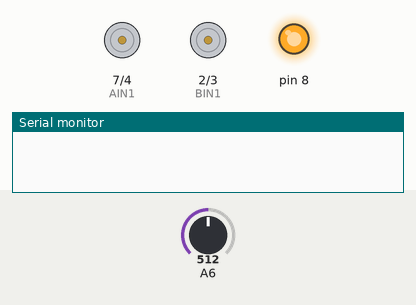
A sketch run on a simulated Arduino Nano, built with avr-gcc and run on an emulated ATmega328P. Parts: motor-driver pin pairs drawn as motors (green arrow = first pin HIGH = forward, orange = second pin HIGH = backward, longer = more drive, scaled by the enable pin), output pins drawn as LEDs (lit = HIGH), the last lines printed to the serial monitor. Inputs (shaded band) come from the test bench; at power-on: A6 = 512.

Above: at 0.01 s.
At 1.2 s:
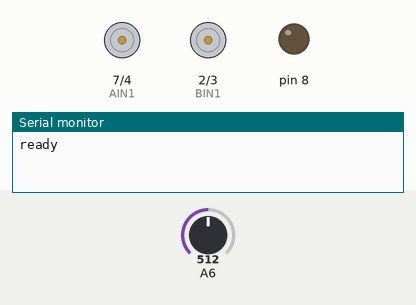
1.3 s: A6 set to 988
3.0 s: A6 set to 1007
At 4.1 s:
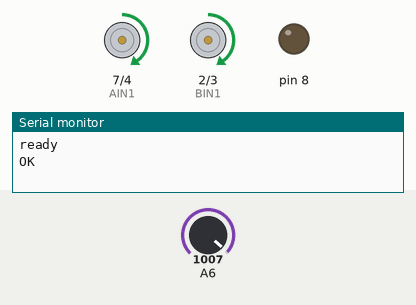
Timing chart, 0 to 6.0 s (numbered marks = the images above; inputs shaded):
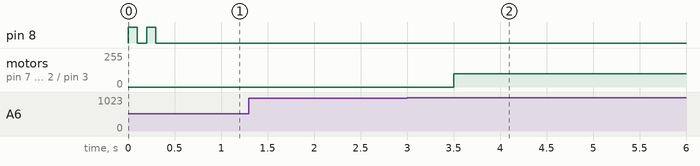

Measured:
- the behaviour switches between 999 and 1000 on A6 (found by bisection; images 1 and 2)
- after the input at 1.3 s, every drawn part: stays the same
- after the input at 3.0 s, motor on pin 7 (AIN1) / pin 4 (AIN2), motor on pin 2 (BIN1) / pin 3 (BIN2): stopped → forward 100/255 after 0.50 s

The sketch:

Robot_nanoBlack_phong.ino
```cpp
#include <Adafruit_MCP3008.h>


#define NUM_SENSORS 8  //จำนวนเซนเซอร์
int F[NUM_SENSORS];
int REF[NUM_SENSORS];
int LastError;
int x = 0;
int sensor = 0;

Adafruit_MCP3008 adc;
//PHONG
// int MaxValue[NUM_SENSORS] = { 47, 44, 42, 43, 45, 45, 45, 46 };
// int MinValue[NUM_SENSORS] = { 883, 882, 830, 763, 866, 867, 864, 878 };
//EDDY
// int MaxValue[NUM_SENSORS] = { 493, 419, 606, 545, 627, 472, 525, 501 };
// int MinValue[NUM_SENSORS] = { 966, 955, 979, 968, 981, 970, 967, 954 };
int MaxValue[NUM_SENSORS] = { 358, 236, 52, 385, 501, 52, 229, 235 };
int MinValue[NUM_SENSORS] = { 931, 920, 621, 939, 962, 687, 927, 927 };
void setup() {
  Serial.begin(9600);
  PHONG_begin();

  digitalWrite(8, HIGH);
  delay(100);
  digitalWrite(8, LOW);
  delay(100);
  digitalWrite(8, HIGH);
  delay(100);
  digitalWrite(8, LOW);
  delay(100);
  Serial.println("ready");
  OK();
  Serial.println("OK");
  AutoRef();
  delay(500);
  // SerialF();
  // SerialCalibrate();
  // ShowCalibrate();

  // TrackTime(baseSpeed, Kp(ปรับขึ้นทีละ 0.01), Kd(ปรับขึ้นทีละ 0.1), delay(milli second))
  // r = right
  // l = left
  // p = pass
  // s = stop

  // pong();
  // eddy();

  // TrackCross(100, 0.045, 0.85, 'l');
  // TrackCross(100, 0.045, 0.85, 'l');
  // TrackCross(100, 0.045, 0.85, 'l');
  // TrackTime(120, 0.04, 0.8, 1300);
  // TrackTime(130, 0.04, 0.8, 1300);

  // TrackCross(100, 0.04, 0.55, 'l');
  // TrackCross(100, 0.04, 0.55, 'l');
  // TrackCross(100, 0.04, 0.55, 'l');
  // TrackTime(120, 0.06, 0.7, 1200);
  // TrackTime(140, 0.06, 0.7, 1000);
  // TrackTime(120, 0.065, 0.7, 3000);
  // TrackTime(100, 0.04, 0.7, 1500);

  // TrackTime(60, 0.04, 0.6, 500);
  // TrackCross(80, 0.04, 0.55, 'l');
  // TrackCross(80, 0.045, 0.55, 'l');
  // TrackCross(80, 0.04, 0.55, 'l');
  // TrackTime(100, 0.35, 0.7, 1000);
  // TrackCross(80, 0.04, 0.55, 'l');
  // TrackCross(80, 0.04, 0.55, 'l');
  // TrackCross(80, 0.04, 0.55, 'l');
  // TrackCross(120, 0.06, 0.9, 'r');
  // TrackCross(150, 0.06, 0.9, 'l');
  // TrackCross(150, 0.06, 0.9, 'p');
  // TrackCross(150, 0.06, 0.9, 'l');
  // TrackCross(110, 0.09, 0.9, 'l');
  // TrackCross(210, 0.06, 0.9, 'l');
  // TrackCross(220, 0.06, 0.9, 'l');

  // TrackTime(100, 0.035, 0.6, 500);
  // eyel(120, 0.045, 0.6, 'l');


}

void loop() {
  // TrackTime(120, 0.065, 0.7, 10000);
  // MotorStop();
  // TrackTime(110, 0.055, 0.7, 100000);
  Motor(100, 100);
}
```

MotorControl.ino
```cpp
// #define PWMA 5
// #define AIN1 2
// #define AIN2 3

// #define PWMB 6
// #define BIN1 4
// #define BIN2 7
#define PWMA 5
// #define AIN1 3
#define AIN1 7
// #define AIN2 2
#define AIN2 4

#define PWMB 6
// #define BIN1 7
#define BIN1 2
// #define BIN2 4
#define BIN2 3


int maxspeed = 255;

void Motor1(int speedmotor1) {  // Control Motor 1
  bool dir1 = (speedmotor1 >= 0 ? true : false);
  speedmotor1 = abs(speedmotor1);
  if (speedmotor1 > maxspeed) {
    speedmotor1 = maxspeed;
  }
  digitalWrite(AIN1, dir1);
  digitalWrite(AIN2, !dir1);
  analogWrite(PWMA, speedmotor1);
}

void Motor2(int speedmotor2) {  // Control Motor 2
  bool dir2 = (speedmotor2 >= 0 ? true : false);
  speedmotor2 = abs(speedmotor2);
  if (speedmotor2 > maxspeed) {
    speedmotor2 = maxspeed;
  }
  digitalWrite(BIN1, dir2);
  digitalWrite(BIN2, !dir2);
  analogWrite(PWMB, speedmotor2);
}

void Motor(int LeftSpd, int RightSpd) {
  Motor1(LeftSpd);
  Motor2(RightSpd);
}

void MotorStop() {
  analogWrite(PWMA, 0);
  analogWrite(PWMB, 0);
  delay(10);
}
```

PID.ino
```cpp
int readPosition(int Track, int noise) { //อ่านค่า Position
  unsigned char i, online = 0;
  unsigned long avg = 0;
  unsigned int sum = 0;
  static int last_value = 0;
  ReadCalibrate();
  for (i = 0; i < NUM_SENSORS; i++) {
    int values = F[i];
    if (values > Track) {
      online = 1;
    }
    if (values > noise) {
      avg += (long)(values) * (i * 1000);
      sum += values;
    }
  }
  if (!online) {
    if (last_value < (NUM_SENSORS - 1) * 1000 / 2) {
      return 0;
    } else {
      return (NUM_SENSORS - 1) * 1000;
    }
  }
  last_value = avg / sum;
  return last_value;
}

void PID(int Speed, float Kp, float Kd) {  // คำสั่ง PID
  int Pos = readPosition(250, 50);
  int Error = Pos - 3500;
  int PID_Value = (Kp * Error) + (Kd * (Error - LastError));
  LastError = Error;
  int LeftPower = Speed + PID_Value;
  int RightPower = Speed - PID_Value;
  if (LeftPower > 255) LeftPower = 255;
  if (LeftPower < 0) LeftPower = -100;
  if (RightPower > 255) RightPower = 255;
  if (RightPower < 0) RightPower = -100;
  Motor(LeftPower, RightPower);
}

void TrackCross(int Speed, float Kp, float Kd, char select) { // PID เช็คแยก
  while (1) {
    PID(Speed, Kp, Kd);
    ReadCalibrate();
    if (F[2] > 550 && F[5] > 550) {
    break;
  }
}

if (select == 's') {
    MotorStop();
  } else if (select == 'p') {
    Motor(Speed, Speed);
    delay(100);
  } else if (select == 'l') {
    TurnLeft();
  } else if (select == 'r') {
    TurnRight();
  }
}

void TrackTime(int Speed, float Kp , float Kd, int TotalTime) { // Trackเส้นตามเวลาที่กำหนด
  unsigned long StartTime = millis();
  unsigned long EndTime   = StartTime + TotalTime;
  while (millis() <= EndTime) {
    PID(Speed, Kp, Kd);
  }
}
void eyel(int Speed, float Kp, float Kd, char select) {  // PID เช็คแยก
  while (1) {
    PID(Speed, Kp, Kd);
    ReadCalibrate();
    if (F[2] > 550 && F[5] > 550 || digitalRead(A0) == 0) {
      Motor(0,120);
      delay(225);
      Motor(120,0);
      delay(248);
      Motor(120,120);
      delay(400);
      Motor(120,0);
      delay(230);
      break;
    }
  }
  if (select == 's') {
    MotorStop();
  } else if (select == 'p') {
    Motor(Speed, Speed);
    delay(100);
  } else if (select == 'l') {
    TurnLeft();
  } else if (select == 'r') {
    TurnRight();
  }
}

void eyer(int Speed, float Kp, float Kd, char select) {  // PID เช็คแยก
  while (1) {
    PID(Speed, Kp, Kd);
    ReadCalibrate();
    if (F[2] > 550 && F[5] > 550 || digitalRead(A0) == 0) {
      Motor(120,0);
      delay(225);
      Motor(0,120);
      delay(248);
      Motor(120,120);
      delay(125);
      Motor(0,120);
      delay(230);
      TrackCross(100, 0.03, 0.7, 'select');
      break;
    }
  }
  if (select == 's') {
    MotorStop();
  } else if (select == 'p') {
    Motor(Speed, Speed);
    delay(100);
  } else if (select == 'l') {
    TurnLeft();
  } else if (select == 'r') {
    TurnRight();
  }
}
```

Sensor.ino
```cpp
void ReadSensor() {  //ค่าดิบ
  for (int _sensor = 0; _sensor < NUM_SENSORS; _sensor++) {
    F[_sensor] = adc.readADC(_sensor);
  }
}

void ReadCalibrate() {  //ค่าที่ Calibrate แล้ว
  ReadSensor();
  for (int i = 0; i < NUM_SENSORS; i++) {
    unsigned int calmin, calmax;
    long x = 0;
    calmax = MinValue[i];
    calmin = MaxValue[i];
    x = map(F[i], calmin, calmax, 0, 1000);
    if (x < 0) x = 0;
    if (x > 1000) x = 1000;
    F[i] = x;
  }
}


void CalibrateSensor(int pauseTime, int samples) {
  for (int i = 0; i < NUM_SENSORS; i++) {
    MinValue[i] = 1023;
    MaxValue[i] = 0;
  }
  for (int startSamp = 0; startSamp <= samples; startSamp++) {
    ReadSensor();
    for (int i = 0; i < NUM_SENSORS; i++) {
      MinValue[i] = (F[i] <= MinValue[i] ? F[i] : MinValue[i]);
      MaxValue[i] = (F[i] >= MaxValue[i] ? F[i] : MaxValue[i]);
    }
    delay(pauseTime);
  }
}

void ShowCalibrate() {  // Calibrate ค่าแสง
  Serial.println("Press OK to Start Calibrate Sensor");
  OK();
  Serial.println("Calibrating...");
  CalibrateSensor(20, 250);
  Serial.println("Finish");
  Serial.println("  ");

  Serial.print("int MinValue[NUM_SENSORS] = {");
  for (int i = 0; i < NUM_SENSORS; i++) {
    Serial.print(MinValue[i]);
    if (i < NUM_SENSORS - 1) Serial.print(",");
    else Serial.println("};");
  }

  Serial.print("int MaxValue[NUM_SENSORS] = {");
  for (int i = 0; i < NUM_SENSORS; i++) {
    Serial.print(MaxValue[i]);
    if (i < NUM_SENSORS - 1) Serial.print(",");
    else Serial.println("};");
  }
  while (1)
    ;
}


void SerialF() {
  while (1) {
    ReadSensor();
    for (int _serialF = 0; _serialF < NUM_SENSORS; _serialF++) {
      Serial.print(F[_serialF]);
      Serial.print("\t");
    }
    Serial.println("");
    delay(50);
  }
}

void SerialCalibrate() {
  while (1) {
    ReadCalibrate();
    for (int _serialF = 0; _serialF < NUM_SENSORS; _serialF++) {
      Serial.print(F[_serialF]);
      Serial.print("\t");
    }
    Serial.println("");
    delay(50);
  }
}

void AutoRef() {
  for (int i = 0; i < NUM_SENSORS; i++) {
    REF[i] = (MinValue[i] + MaxValue[i]) / 2;
  }
}

void PHONG_begin() {

  pinMode(5, OUTPUT);
  pinMode(6, OUTPUT);
  pinMode(2, OUTPUT);
  pinMode(3, OUTPUT);
  pinMode(4, OUTPUT);
  pinMode(7, OUTPUT);

  pinMode(A6, INPUT);

  pinMode(8, OUTPUT);

  adc.begin(13 , 11, 12, 10);
}

void OK() {
  while (1) {
    if (analogRead(A6) >= 1000) {
      break;
    }
  }
}
```

Turn.ino
```cpp
void TurnLeft() { // เลี้ยวซ้าย
  Motor(-120, 120); delay(90);
  while (1) {
    Motor(-120, 120);
    ReadCalibrate();
    if (F[2] >= 500) {
      Motor(120, -120); delay(2);
      MotorStop();
      break;
    }
  }
}

void TurnRight() { // เลี้ยวขวา
  Motor(120, -120); delay(90);
  while (1) {
    Motor(120, -120);
    ReadCalibrate();
    if (F[5] >= 500) {
      Motor(-120, 120); delay(2);
      MotorStop();
      break;
    }
  }
}
```
